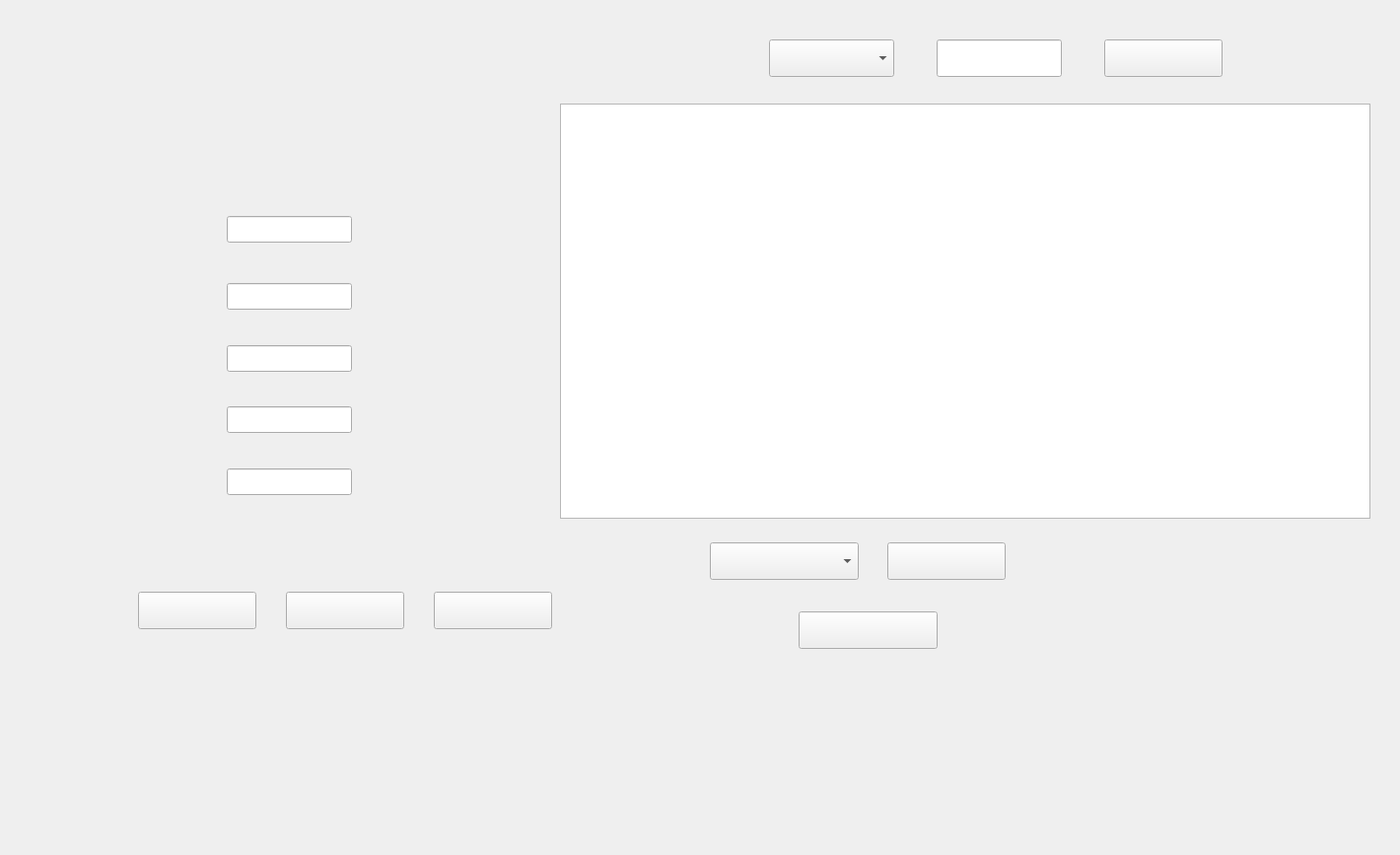
           <widget class="QWidget" name="tab_9">
            <attribute name="title">
             <string>entrepots</string>
            </attribute>
            <widget class="QPushButton" name="ajouter_etr">
             <property name="geometry">
              <rect>
               <x>140</x>
               <y>600</y>
               <width>120</width>
               <height>38</height>
              </rect>
             </property>
             <property name="styleSheet">
              <string notr="true">border-image: url(:/img/img/Ajouter.png);</string>
             </property>
             <property name="text">
              <string/>
             </property>
            </widget>
            <widget class="QPushButton" name="modifier_entr">
             <property name="geometry">
              <rect>
               <x>290</x>
               <y>600</y>
               <width>120</width>
               <height>38</height>
              </rect>
             </property>
             <property name="styleSheet">
              <string notr="true">border-image: url(:/img/img/Modifier.png);</string>
             </property>
             <property name="text">
              <string/>
             </property>
            </widget>
            <widget class="QPushButton" name="supprimer_entro">
             <property name="geometry">
              <rect>
               <x>440</x>
               <y>600</y>
               <width>120</width>
               <height>38</height>
              </rect>
             </property>
             <property name="styleSheet">
              <string notr="true">border-image: url(:/img/img/Supprimer.png);</string>
             </property>
             <property name="text">
              <string/>
             </property>
            </widget>
            <widget class="QPushButton" name="trier_entr">
             <property name="geometry">
              <rect>
               <x>900</x>
               <y>550</y>
               <width>120</width>
               <height>38</height>
              </rect>
             </property>
             <property name="styleSheet">
              <string notr="true">border-image: url(:/img/img/Trier.png);</string>
             </property>
             <property name="text">
              <string/>
             </property>
            </widget>
            <widget class="QPushButton" name="chercher_entr">
             <property name="geometry">
              <rect>
               <x>1120</x>
               <y>40</y>
               <width>120</width>
               <height>38</height>
              </rect>
             </property>
             <property name="styleSheet">
              <string notr="true">border-image: url(:/img/img/Rechercher.png);</string>
             </property>
             <property name="text">
              <string/>
             </property>
            </widget>
            <widget class="QTableView" name="tabentrep">
             <property name="geometry">
              <rect>
               <x>568</x>
               <y>105</y>
               <width>822</width>
               <height>421</height>
              </rect>
             </property>
            </widget>
            <widget class="QLineEdit" name="ref">
             <property name="geometry">
              <rect>
               <x>230</x>
               <y>219</y>
               <width>127</width>
               <height>27</height>
              </rect>
             </property>
             <property name="styleSheet">
              <string notr="true">border-image: url(:/img/img/LD.png);</string>
             </property>
            </widget>
            <widget class="QLineEdit" name="adresse">
             <property name="geometry">
              <rect>
               <x>230</x>
               <y>287</y>
               <width>127</width>
               <height>27</height>
              </rect>
             </property>
             <property name="styleSheet">
              <string notr="true">border-image: url(:/img/img/LD.png);</string>
             </property>
            </widget>
            <widget class="QLineEdit" name="region">
             <property name="geometry">
              <rect>
               <x>230</x>
               <y>350</y>
               <width>127</width>
               <height>27</height>
              </rect>
             </property>
             <property name="styleSheet">
              <string notr="true">border-image: url(:/img/img/LD.png);</string>
             </property>
            </widget>
            <widget class="QLineEdit" name="nsalles">
             <property name="geometry">
              <rect>
               <x>230</x>
               <y>412</y>
               <width>127</width>
               <height>27</height>
              </rect>
             </property>
             <property name="styleSheet">
              <string notr="true">border-image: url(:/img/img/LD.png);</string>
             </property>
            </widget>
            <widget class="QLineEdit" name="nvehicules">
             <property name="geometry">
              <rect>
               <x>230</x>
               <y>475</y>
               <width>127</width>
               <height>27</height>
              </rect>
             </property>
             <property name="styleSheet">
              <string notr="true">border-image: url(:/img/img/LD.png);</string>
             </property>
            </widget>
            <widget class="QComboBox" name="comboBox_entro">
             <property name="geometry">
              <rect>
               <x>780</x>
               <y>40</y>
               <width>127</width>
               <height>38</height>
              </rect>
             </property>
             <property name="styleSheet">
              <string notr="true">border-image: url(:/img/img/LD.png);</string>
             </property>
            </widget>
            <widget class="QLineEdit" name="lineEditentre">
             <property name="geometry">
              <rect>
               <x>950</x>
               <y>40</y>
               <width>127</width>
               <height>38</height>
              </rect>
             </property>
             <property name="styleSheet">
              <string notr="true">border-image: url(:/img/img/LD.png);</string>
             </property>
            </widget>
            <widget class="QComboBox" name="comboBox_tri22">
             <property name="geometry">
              <rect>
               <x>720</x>
               <y>550</y>
               <width>151</width>
               <height>38</height>
              </rect>
             </property>
             <property name="styleSheet">
              <string notr="true">border-image: url(:/img/img/LD.png);</string>
             </property>
            </widget>
            <widget class="QPushButton" name="pushButton_4">
             <property name="geometry">
              <rect>
               <x>810</x>
               <y>620</y>
               <width>141</width>
               <height>38</height>
              </rect>
             </property>
             <property name="styleSheet">
              <string notr="true">border-image: url(:/img/img/envoyermail.png);</string>
             </property>
             <property name="text">
              <string/>
             </property>
            </widget>
            <widget class="QLabel" name="photoEntr">
             <property name="geometry">
              <rect>
               <x>0</x>
               <y>0</y>
               <width>1411</width>
               <height>858</height>
              </rect>
             </property>
             <property name="styleSheet">
              <string notr="true">font: 8pt &quot;Junior Prince&quot;;
color: rgb(255, 255, 255);</string>
             </property>
             <property name="text">
              <string/>
             </property>
            </widget>
            <zorder>pushButton_4</zorder>
            <zorder>photoEntr</zorder>
            <zorder>ajouter_etr</zorder>
            <zorder>modifier_entr</zorder>
            <zorder>supprimer_entro</zorder>
            <zorder>trier_entr</zorder>
            <zorder>chercher_entr</zorder>
            <zorder>tabentrep</zorder>
            <zorder>ref</zorder>
            <zorder>adresse</zorder>
            <zorder>region</zorder>
            <zorder>nsalles</zorder>
            <zorder>nvehicules</zorder>
            <zorder>comboBox_entro</zorder>
            <zorder>lineEditentre</zorder>
            <zorder>comboBox_tri22</zorder>
           </widget>
